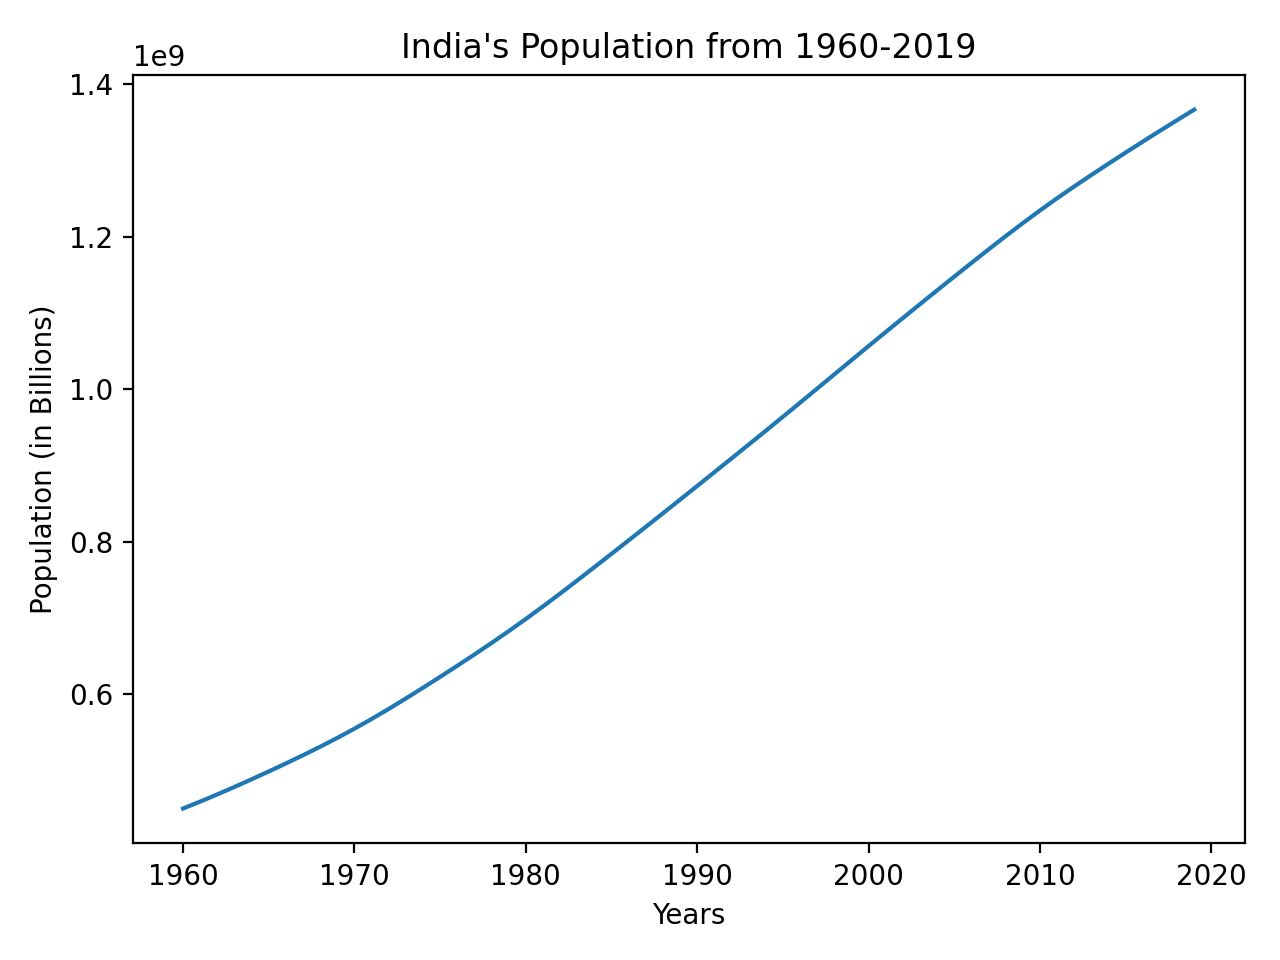

Here is the Python script that generated this plot:
import json
import matplotlib.pyplot as plt

with open('india_pop.json') as f:
    pop_data = json.load(f)
#print(pop_data[1])

#print(pop_data[1]['value'])
#population: 
ystart= []
pstart=[]

for i in pop_data[1]:
    for x in i: 
        if x == 'value' and i[x] !=None:
            #print(i[x])
            pstart.append(i[x])
        if x == 'date' and i[x] != '2020':
            print(i[x])
            ystart.append(int(i[x]))
#print(years,pop)
years = list(reversed((ystart)))
pop = list(reversed(pstart))

#name axes
plt.ylabel('Population (in Billions)')
plt.xlabel('Years' )
#title plot 
plt.title("India's Population from 1960-2019")
plt.plot(years,pop)
plt.tight_layout()
plt.show()
